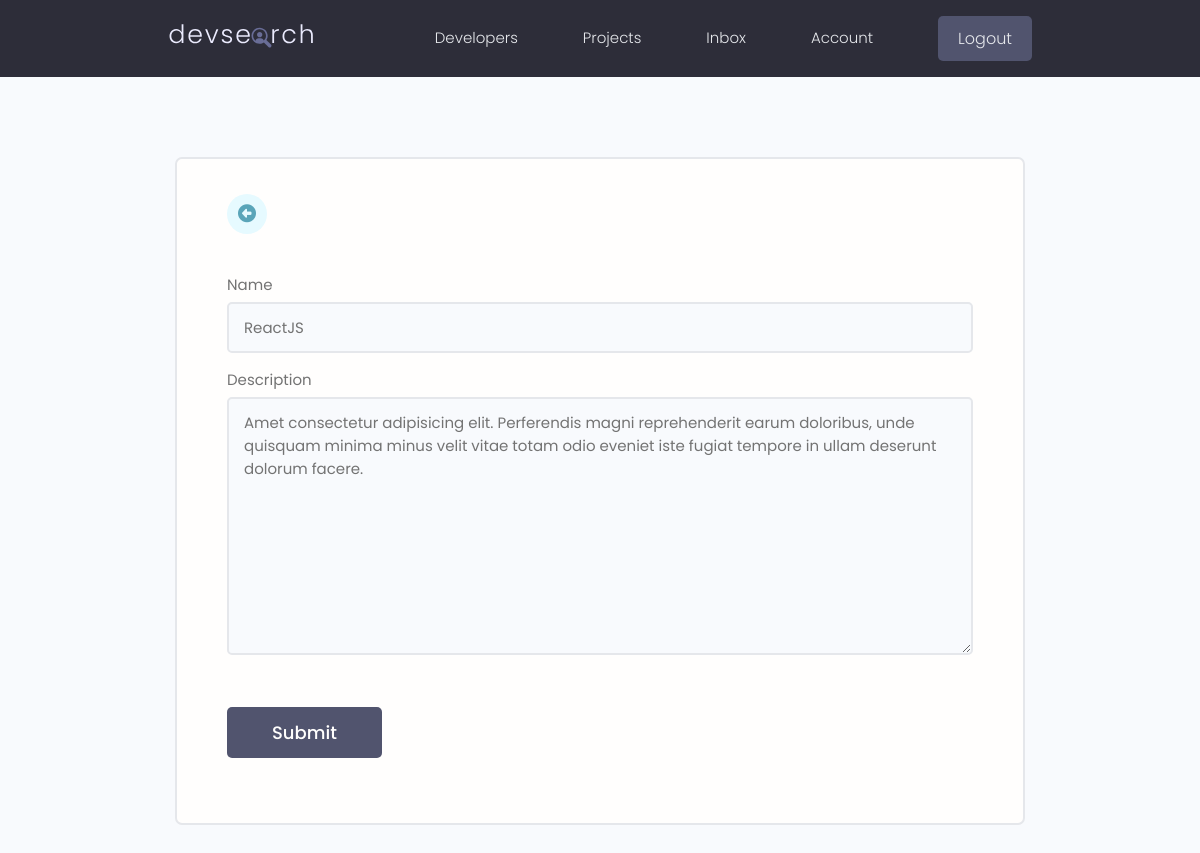
The page /update-skill/42053607956444f3b8e3b02e5996cd80/ (signed in) on the database its author committed.
### users/models.py (models this page shows, shortened)
class Skill(models.Model):
    id = models.UUIDField(default=uuid.uuid4, unique=True,
                          primary_key=True, editable=False)
    owner = models.ForeignKey(
        Profile, on_delete=models.CASCADE, null=True, blank=True)
    name = models.CharField(max_length=200, blank=True, null=True)
    description = models.TextField(blank=True, null=True)
    created = models.DateTimeField(auto_now_add=True)

### users/views.py (the view)
# urls.py: path('update-skill/<str:pk>/', views.updateSkill, name='update-skill'),
@login_required(login_url='login')
def updateSkill(request, pk):
    profile = request.user.profile
    skill = profile.skill_set.get(id=pk)
    form = SkillForm(instance=skill)
    if request.method == 'POST':
        form = SkillForm(request.POST, instance=skill)
        if form.is_valid():
            form.save()
            messages.success(request, 'Skill was updated successfully!')
            return redirect('account')
    context = {'form': form}
    return render(request, 'users/skill_form.html', context)

### users/forms.py
class SkillForm(ModelForm):
    class Meta:
        model = Skill
        fields = '__all__'
        exclude = ['owner']
    def __init__(self, *args, **kwargs):
        super(SkillForm, self).__init__(*args, **kwargs)
        for name, field in self.fields.items():
            field.widget.attrs.update({'class': 'input'})

### users/templates/users/skill_form.html (shortened to what this page needs)
{% extends 'main.html' %}
{% block content %}
<main class="formPage my-xl">
    <div class="content-box">
        <div class="formWrapper">
            <a class="backButton" href="{% url 'account' %}">
                <i class="fa-solid fa-circle-left"></i>
            </a>
            <br>
            <form action="" method="POST">
                {% for field in form %}
                <div class="form__field">
                    <label for="formInput#text">{{field.label}}</label>
                    {{field}}
                </div>
                {% endfor %}
                <input class="btn btn--sub btn--lg  my-md" type="submit" value="Submit" />
            </form>
        </div>
    </div>
</main>
{% endblock %}

### static/styles/app.css (style rules this page uses)
:root { --color-sub: #2d2d39; }
.btn--sub { background-color: var(--color-sub-light); }
.content-box { width: 95%; max-width: 85rem; margin: 0 auto; }
.backButton { background: var(--color-main-light); color: var(--color-main); width: 4rem; height: 4rem; display: flex; align-items: center; justify-content: center; border-radius: 50%; }
.backButton i { font-size: 1.8rem; }
.formPage .formWrapper { list-style: none; background: var(--color-white); padding: 3.5rem 5rem; border: 2px solid var(--color-light); border-radius: 0.7rem; }

### static/styles/utilities.css (style rules this page uses)
:root { --space-1: .5rem; --space-2: 1rem; --space-3: 2rem; --space-4: 4rem; }

### static/uikit/styles/modules/_variables.css (style rules this page uses)
:root { --color-main: #5aa5b9; --color-main-light: #e6faff; --color-sub: #3f4156; --color-sub-light: #51546e; --color-sub-lighter: #ededfd; --color-text: #737373; --color-gray: #8b8b8b; --color-light: #e5e7eb; --color-light-gray: #767676; --color-bg: #f8fafd; --color-white: #fffefd; --color-white-light: #f3f3f3; --color-success: #359e64; --color-success-bg: #def8e8; --color-error: #fc4b0b; --color-error-bg: #fff2ee; --font-base: 'Poppins', arial, helvetica, 'Segoe UI', roboto, ubuntu, sans-serif; --font-monospace: 'Fira Code', 'Courier New', courier, monospace; --font-regular: 300; --font-medium: 500; --font-bold: 700; --generic-shadow: 1px 1px 5px #00000010; --generic-transition: all 0.3s ease-in-out; }

### static/uikit/styles/modules/_base.css (style rules this page uses)
* { margin: 0; padding: 0; box-sizing: border-box; text-rendering: optimizeLegibility; color: inherit; font-size: inherit; }
html { font-size: 50%; }
@media only screen and (min-width: 480px) { html { font-size: 56.25%; } }
@media only screen and (min-width: 1200px) { html { font-size: 62.5%; } }
body { line-height: 1.6; font-weight: 400; font-size: 1.5rem; color: var(--color-text); background-color: var(--color-bg); min-height: 100vh; }

### static/uikit/styles/modules/_typography.css (style rules this page uses)
* { font-family: var(--font-base); }
a { padding-bottom: 2px; text-decoration: none; display: inline-block; color: var(--color-main); font-weight: var(--font-medium); }

### static/uikit/styles/modules/_utilities.css (style rules this page uses)
.my-md { margin: 3rem auto; }
.my-xl { margin: 8rem auto; }

### static/uikit/styles/modules/_button.css (style rules this page uses)
.btn { display: inline-block; position: relative; cursor: pointer; background-color: var(--color-light); font-weight: var(--font-medium); color: var(--color-sub); text-decoration: none; padding: 1rem 2rem; border-radius: 0.5rem; border: none; width: -webkit-fit-content; width: -moz-fit-content; width: fit-content; height: -webkit-fit-content; height: -moz-fit-content; height: fit-content; font-size: 1.6rem; outline-width: 0; outline-color: transparent; -webkit-backface-visibility: hidden; backface-visibility: hidden; transition: all 0.3s ease-in-out; }
.btn--sub { background-color: var(--color-sub); color: var(--color-white); }
.btn--lg { font-size: 1.8rem; padding: 1.2rem 4.5rem; }

### static/uikit/styles/modules/_form.css (style rules this page uses)
.form__field { margin-top: 1.5rem; margin-bottom: 1.5rem; }
.form__label, .form__field > label { display: block; margin-bottom: 0.5rem; color: var(--color-text); }
input.input[type='text'], input.input[type='email'], input.input[type='password'], input.input[type='number'], textarea.input { min-width: 24rem; width: 100%; padding: 1.2rem 1.5rem; border-radius: 0.5rem; border: 2px solid var(--color-light); transition: all 0.3s ease-in-out; background-color: var(--color-bg); }

### rows shown on the page
Skill: form "ReactJS" "Amet consectetur adipisicing elit. Perferendis magni reprehenderit earum doloribus, unde quisquam minima minus velit vitae totam odio eveniet iste fugiat tempore in ullam deserunt dolorum facere."

### other values the page prints
{{ field.label }} "Name" "Description"
